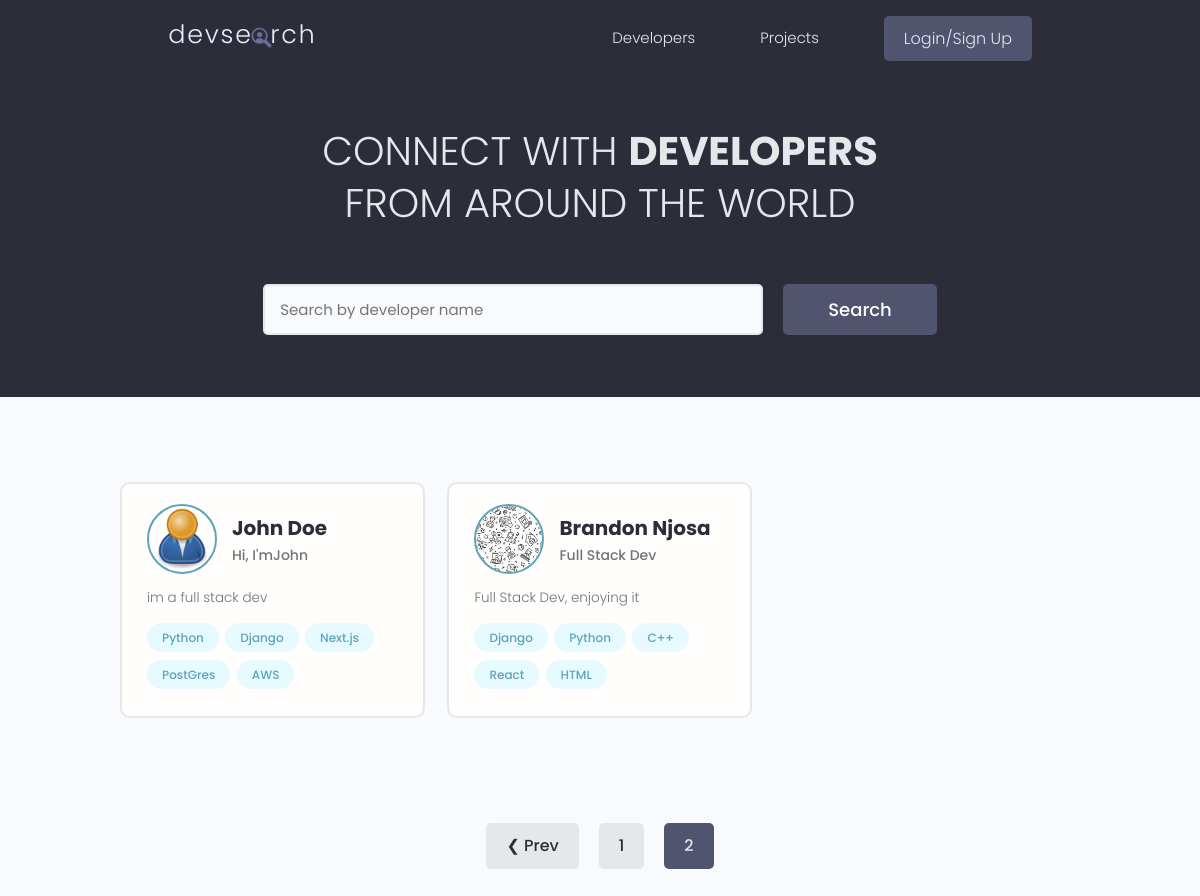
Screenshot of /?page=2 with the database file from the repository.
### users/models.py (models this page shows, shortened)
class Profile(models.Model):
    user = models.OneToOneField(
        User, on_delete=models.CASCADE, null=True, blank=True)
    name = models.CharField(max_length=200, blank=True, null=True)
    email = models.EmailField(max_length=200, blank=True, null=True)
    username = models.CharField(max_length=200, blank=True, null=True)
    location = models.CharField(max_length=200, blank=True, null=True)
    short_intro = models.CharField(max_length=200, blank=True, null=True)
    bio = models.TextField(max_length=200, null=True)
    profile_image = models.ImageField(
        null=True, blank=True, upload_to='profiles/', default="profiles/user-default.png")
    social_github = models.CharField(max_length=200, blank=True, null=True)
    social_twitter = models.CharField(max_length=200, blank=True, null=True)
    social_linkedin = models.CharField(max_length=200, blank=True, null=True)
    social_youtube = models.CharField(max_length=200, blank=True, null=True)
    social_website = models.CharField(max_length=200, blank=True, null=True)
    created = models.DateTimeField(auto_now_add=True)
    id = models.UUIDField(default=uuid.uuid4, unique=True,
                          primary_key=True, editable=False)

class Skill(models.Model):
    owner = models.ForeignKey(
        Profile, on_delete=models.CASCADE, null=True, blank=True)
    name = models.CharField(max_length=200, blank=True, null=True)
    description = models.TextField(null=True, blank=True)
    created = models.DateTimeField(auto_now_add=True)
    id = models.UUIDField(default=uuid.uuid4, unique=True,
                          primary_key=True, editable=False)
    def __str__(self):
        return str(self.name)

### users/views.py (the view)
# urls.py: path('', views.profiles, name='profiles'),
def profiles(request):
    profiles, search_query = searchProfiles(request)
    custom_range, profiles = paginateProfiles(request, profiles, 2)
    context = {'profiles': profiles, 'search_query': search_query,
               'custom_range': custom_range}
    return render(request, 'profiles.html', context)

### users/utils.py (called while the page is built)
def paginateProfiles(request, profiles, results):
    page = request.GET.get('page')
    paginator = Paginator(profiles, results)
    try:
        profiles = paginator.page(page)
    except PageNotAnInteger:
        page = 1
        profiles = paginator.page(page)
    except EmptyPage:
        page = paginator.num_pages
        profiles = paginator.page(page)
    leftIndex = (int(page) - 4)
    if leftIndex < 1:
        leftIndex = 1
    rightIndex = (int(page) + 5)
    if rightIndex > paginator.num_pages:
        rightIndex = paginator.num_pages + 1
    custom_range = range(leftIndex, rightIndex)
    return custom_range, profiles

def searchProfiles(request):
    search_query = ''
    if request.GET.get('search_query'):
        search_query = request.GET.get('search_query')
    print('SEARCH:', search_query)
    skills = Skill.objects.filter(name__icontains=search_query)
    profiles = Profile.objects.distinct().filter(
        Q(name__icontains=search_query) |
        Q(short_intro__icontains=search_query) |
        Q(skill__in=skills)
    )
    return (profiles, search_query)

### users/templates/users/profiles.html (shortened to what this page needs)
{% extends 'main.html' %} {% block content %}
<main class="home">
  <section class="hero-section text-center">
    <div class="container container--narrow">
      <div class="hero-section__box">
        <h2>CONNECT WITH <span>DEVELOPERS</span></h2>
        <h2>FROM AROUND THE WORLD</h2>
      </div>
      <div class="hero-section__search">
        <form
          id="searchForm"
          class="form"
          action="{% url 'profiles'%}"
          method="get"
        >
          <div class="form__field">
            <input
              class="input input--text"
              id="formInput#search"
              type="text"
              name="search_query"
              value="{{search_query}}"
              placeholder="Search by developer name"
            />
          </div>
          <input class="btn btn--sub btn--lg" type="submit" value="Search" />
        </form>
      </div>
    </div>
  </section>
  <section class="devlist">
    <div class="container">
      <div class="grid grid--three">
        {% for profile in profiles %}
        <div class="column card">
          <div class="dev">
            <a href="{% url 'user-profile' profile.id %}" class="card__body">
              <div class="dev__profile">
                <img
                  class="avatar avatar--md"
                  src="{{profile.profile_image.url}}"
                  alt="image"
                />
                <div class="dev__meta">
                  <h3>{{profile.name}}</h3>
                  <h5>{{profile.short_intro|slice:"60"}}</h5>
                </div>
              </div>
              <p class="dev__info">{{profile.bio|slice:"150"}}</p>
              <div class="dev__skills">
                {% for skill in profile.skill_set.all|slice:"5" %}
                <span class="tag tag--pill tag--main">
                  <small>{{skill}}</small>
                </span>
                {% endfor %}
              </div>
            </a>
          </div>
        </div>
        {% endfor %}
      </div>
    </div>
  </section>
  {% include 'pagination.html' with queryset=profiles%}
</main>
{% endblock content %}

### static/styles/app.css (style rules this page uses)
:root { --color-sub: #2d2d39; }
.btn--sub { background-color: var(--color-sub-light); }
.card { border: 2px solid var(--color-light); }
img { width: 100%; }
.hero-section { height: 40vh; display: flex; align-items: center; background-color: var(--color-sub); }
.hero-section__box { margin-bottom: 4rem; }
.hero-section__box>h2, .hero-section__box>h2>span { font-size: 4rem; color: var(--color-light); line-height: 1.3; text-transform: uppercase; }
.hero-section__box>h2 { font-weight: 300; }
.hero-section__box>h2>span { font-weight: 700; }
.hero-section__search>.form { display: flex; align-items: center; justify-content: center; gap: 2rem; }
.hero-section__search>.form input.input--text { width: 50rem; }
.devlist { margin-top: 8rem; }
.devlist .grid { align-items: stretch; }
.devlist .dev .dev__profile { display: flex; align-items: center; gap: 1.5rem; }
.devlist .dev .dev__meta h3 { color: var(--color-sub); font-size: 2rem; font-weight: 700; }
.devlist .dev .dev__meta h5 { color: var(--color-text); font-size: 1.4rem; font-weight: 500; }
.devlist .dev .dev__info { margin: 1.5rem 0; font-size: 1.35rem; line-height: 1.4; text-align: justify; }

### static/uikit/styles/modules/_variables.css (style rules this page uses)
:root { --color-main: #5aa5b9; --color-main-light: #e6faff; --color-sub: #3f4156; --color-sub-light: #51546e; --color-sub-lighter: #ededfd; --color-text: #737373; --color-gray: #8b8b8b; --color-light: #e5e7eb; --color-light-gray: #767676; --color-bg: #f8fafd; --color-white: #fffefd; --color-white-light: #f3f3f3; --color-success: #359e64; --color-success-bg: #def8e8; --color-error: #fc4b0b; --color-error-bg: #fff2ee; --font-base: 'Poppins', arial, helvetica, 'Segoe UI', roboto, ubuntu, sans-serif; --font-monospace: 'Fira Code', 'Courier New', courier, monospace; --font-regular: 300; --font-medium: 500; --font-bold: 700; --generic-shadow: 1px 1px 5px #00000010; --generic-transition: all 0.3s ease-in-out; }

### static/uikit/styles/modules/_base.css (style rules this page uses)
* { margin: 0; padding: 0; box-sizing: border-box; text-rendering: optimizeLegibility; color: inherit; font-size: inherit; }
html { font-size: 50%; }
@media only screen and (min-width: 480px) { html { font-size: 56.25%; } }
@media only screen and (min-width: 1200px) { html { font-size: 62.5%; } }
body { line-height: 1.6; font-weight: 400; font-size: 1.5rem; color: var(--color-text); background-color: var(--color-bg); min-height: 100vh; }

### static/uikit/styles/modules/_typography.css (style rules this page uses)
* { font-family: var(--font-base); }
h2 { font-size: 3.6rem; font-weight: var(--font-bold); }
h3 { font-size: 3.2rem; font-weight: var(--font-medium); }
h5 { font-size: 2.4rem; font-weight: var(--font-medium); }
h5, h6 { font-weight: var(--font-regular); }
p, span, strong { font-size: 1.6rem; color: var(--color-text); font-weight: var(--font-regular); }
a { padding-bottom: 2px; text-decoration: none; display: inline-block; color: var(--color-main); font-weight: var(--font-medium); }

### static/uikit/styles/modules/_utilities.css (style rules this page uses)
.container { width: 92%; max-width: 165rem; margin: 0 auto; box-sizing: border-box; }
.container--narrow { width: 92%; max-width: 120rem; }
@media screen and (min-width: 1000px) { .container { width: 90%; } }
@media screen and (min-width: 1000px) { .container--narrow { width: 85%; } }
@media screen and (min-width: 1200px) { .container { width: 80%; } }
@media screen and (min-width: 1200px) { .container--narrow { width: 72%; } }
.text-center { text-align: center; }

### static/uikit/styles/modules/_avatar.css (style rules this page uses)
.avatar { border-radius: 50%; border: 2px solid var(--color-main); object-fit: cover; }
.avatar--md { height: 7rem; width: 7rem; }

### static/uikit/styles/modules/_button.css (style rules this page uses)
.btn { display: inline-block; position: relative; cursor: pointer; background-color: var(--color-light); font-weight: var(--font-medium); color: var(--color-sub); text-decoration: none; padding: 1rem 2rem; border-radius: 0.5rem; border: none; width: -webkit-fit-content; width: -moz-fit-content; width: fit-content; height: -webkit-fit-content; height: -moz-fit-content; height: fit-content; font-size: 1.6rem; outline-width: 0; outline-color: transparent; -webkit-backface-visibility: hidden; backface-visibility: hidden; transition: all 0.3s ease-in-out; }
.btn--sub { background-color: var(--color-sub); color: var(--color-white); }
.btn--lg { font-size: 1.8rem; padding: 1.2rem 4.5rem; }

### static/uikit/styles/modules/_card.css (style rules this page uses)
.card { border-radius: 1rem; background-color: var(--color-white); border: 1.5px solid var(--color-light); width: auto; height: auto; margin-top: 0.5rem; margin-bottom: 0.5rem; overflow: hidden; }
.card__body, .card__header { padding: 2rem 2.5rem; }

### rows the page displays
Profile: profile_image (placeholder picture), name "John Doe", short_intro "Hi, I'mJohn", bio "im a full stack dev"
Skill: name "Python"
Skill: name "Django"
Skill: name "Next.js"
Skill: name "PostGres"
Skill: name "AWS"
Profile: profile_image (picture), name "Brandon Njosa", short_intro "Full Stack Dev", bio "Full Stack Dev, enjoying it"
Skill: name "Django"
Skill: name "Python"
Skill: name "C++"
Skill: name "React"
Skill: name "HTML"

### other values shown
{{ page }} "1"
{{ page }} "2"
